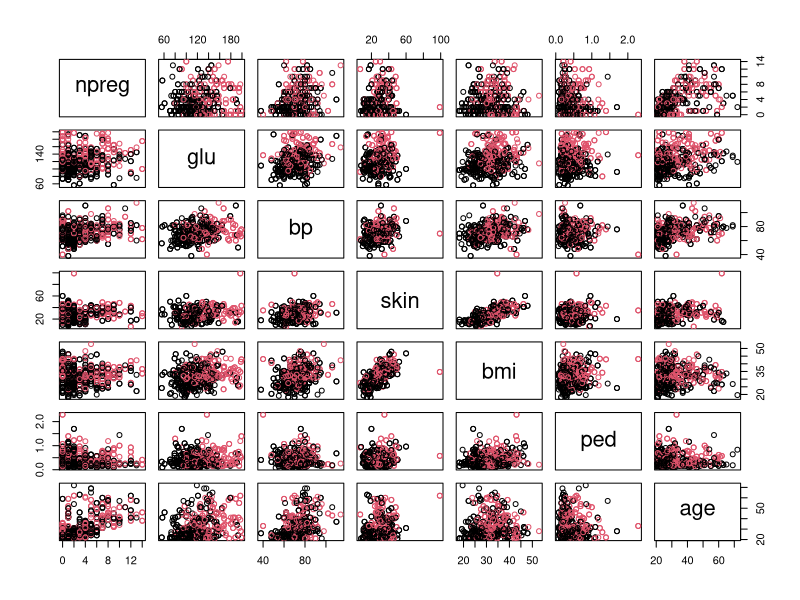
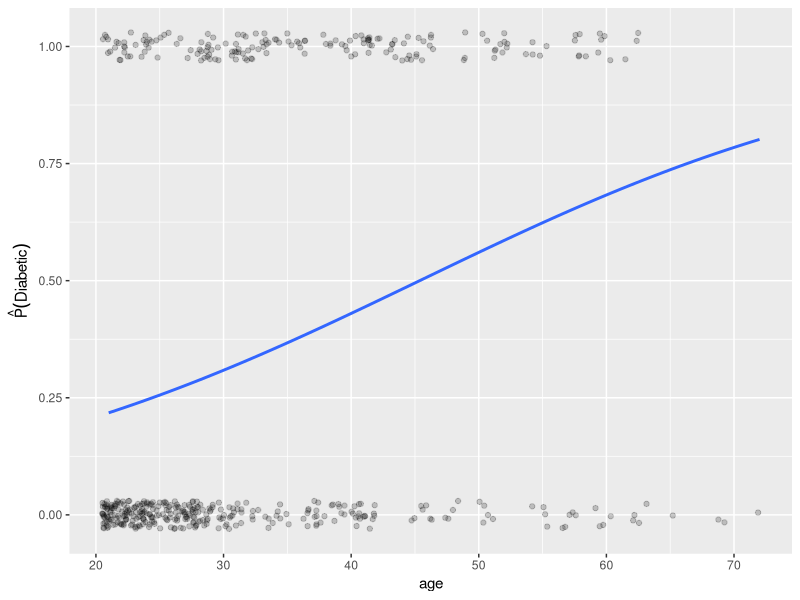

Recreate these plots in R, in order. (Note: this script raises an error after producing the figures.)
## ---- chunk 1
knitr::opts_chunk$set(fig.width=12, fig.height=8, fig.path='img/',
                      echo=TRUE, warning=FALSE, message=FALSE,digits = 3)
library(broom)
## ---- chunk 2
library(MASS)
library(ggplot2)

train <- rbind(Pima.tr, Pima.tr2)
test  <- Pima.te

train$type <- as.integer(train$type) - 1L
test$type <- as.integer(test$type) - 1L

# Missing values?

sapply(train, function(x) sum(is.na(x)))
## ---- chunk 3
library(GGally)
#ggpairs(iris, aes(colour = Species, alpha = 0.4))
pairs(subset(train, select = -c(type)), col = as.factor(train$type))
#ggpairs(train, columns = 1:7, title = "",  colour = "type",
#  axisLabels = "show", columnLabels = colnames(train[, columns]))
## ---- chunk 4
library(ggplot2)
ggplot(train, aes(x = age, y = type)) +
  geom_jitter(width = 0.5, height = 0.03, alpha = .2) +
  geom_smooth(method = "glm", se = FALSE,
              method.args = list(family = "binomial")) +
  labs(y = expression(hat(P)(Diabetic)))
## ---- chunk 5
library(broom)
lg1 <- glm(type ~ age + bmi, data = train, family = binomial)
#
#summary(lg1)$coefficients[, c(1, 4)]
tidy(lg1)
## ---- chunk 6
predict(lg1, type = "response",newdata = data.frame(bmi = c(32, 22), age = 35))
broom::augment(x=lg1, newdata = data.frame(bmi = c(32, 22), age = 35), type.predict = "response")
## ---- chunk 7
# Or manually

lgs_fun   <- function(par, x) {
            1 / (1 + exp(-x %*% par)) # x %*% par is linear algebra equivalent of b_0 + b_1*age + b2*bmi
    }

lgs_fun(lg1$coefficients, c(1, 35, 32))
##           [,1]
## [1,] 0.3470908
lgs_fun(lg1$coefficients, c(1, 35, 22))
## ---- chunk 8
exp(predict(lg1, response = "link", newdata = data.frame(age = 55, bmi = 37)))
## ---- chunk 9
lgs_fun(lg1$coefficients, c(1, 55, 37)) / (1 - lgs_fun(lg1$coefficients, c(1, 55, 37)))
# or simply 
exp(c(1, 55, 37) %*% lg1$coefficients)

## ---- chunk 10
# Remember data is not complete ... we have missing values for bmi...

cm1 <- table(train$type[!is.na(train$bmi)], predict(lg1, type = "response") >= 0.5)
cm1
# Prediction accuracy

sum(diag(cm1)) / sum(cm1) 
# 
# sensitivity or recall
sensitivity(actuals = train$type[!is.na(train$bmi)], predictedScores = predict(lg1, type = "response") >= 0.5)

## ---- chunk 11
# Check test set for missing values

sapply(test, function(x) sum(is.na(x))) 
## ---- chunk 12
# Get predictions

test_pred <- predict(lg1, type = "response", newdata = test)
## ---- chunk 13
test_predm <- lgs_fun(lg1$coefficients, as.matrix(cbind(1, test[, c("age", "bmi")])))

cm1_test <- table(test$type,
                  test_pred >= 0.5)

cm1_test
## ---- chunk 14
# Prediction accuracy

sum(diag(cm1_test)) / sum(cm1_test) 
## ---- chunk 15
cm2_test = table(predicted = as.numeric(test_pred >= 0.5), actual = test$type)
library(caret)
train_con_mat = confusionMatrix(cm2_test)
c(train_con_mat$overall["Accuracy"], 
  train_con_mat$byClass["Sensitivity"], 
  train_con_mat$byClass["Specificity"])
## ---- chunk 16
library(ROCR) 
# first install.packages("ROCR")

## Warning: package 'ROCR' was built under R version 3.4.2
# ROC curve

predROCR <- prediction(test_predm, test$type)
perfROCR <- performance(predROCR, "tpr", "fpr")
plot(perfROCR, colorize = TRUE)


## ---- chunk 17
# Compute AUC

performance(predROCR, "auc")@y.values
## ---- chunk 18
lg2 <- glm(type ~ age + bmi + npreg, data = train, x = TRUE, family = binomial)

test_pred <- predict(lg2, type = "response", newdata = test)
predROCR <- prediction(test_pred, test$type)
perfROCR <- performance(predROCR, "tpr", "fpr")
plot(perfROCR, colorize = TRUE)
## ---- chunk 19
performance(predROCR, "auc")@y.values
## ---- chunk 20
ex10data <- data.frame(age = 35, bmi = c(25, 35), npreg = 2)
diff(predict(lg2, type = "response", newdata = ex10data)) 

diff(predict(lg2, type = "response", newdata = ex10data)) /
  predict(lg2, type = "response", newdata = ex10data)[1] 
# Marginal effect at the age = 35, bmi = 25, npreg = 2

p <- lgs_fun(lg2$coefficients, c(1, 35, 25, 2))
p*(1 - p)*lg2$coefficients[3] 
